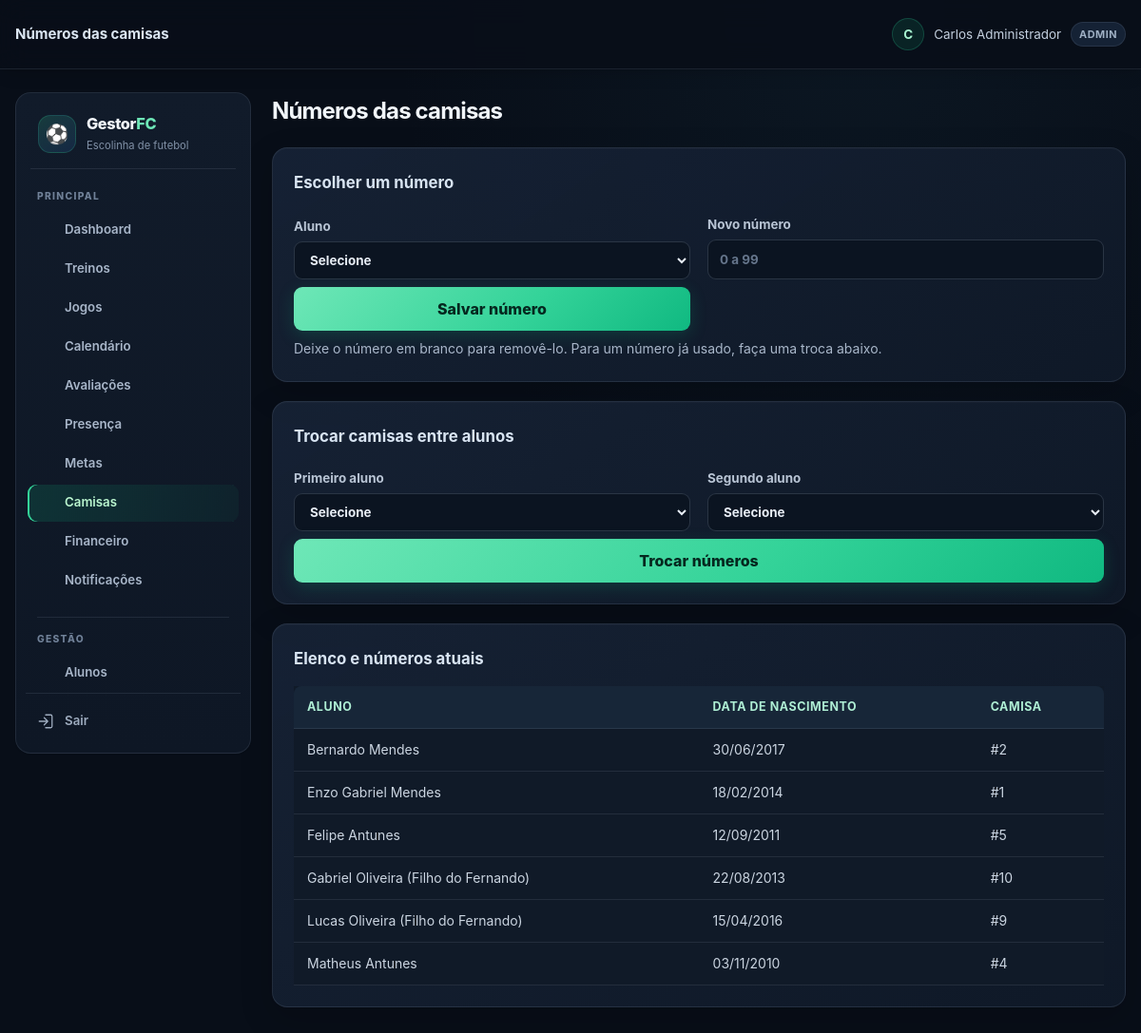
The page /camisas.php (signed in) on the database its author committed.
### tables this page shows
CREATE TABLE TB_ALUNO (
    COD_ALUNO INT AUTO_INCREMENT PRIMARY KEY,
    COD_ESCOLINHA INT NOT NULL,
    COD_RESPONSAVEL INT NOT NULL,
    COD_USUARIO INT NULL UNIQUE,
    NOME VARCHAR(100) NOT NULL,
    DATA_NASCIMENTO DATE NOT NULL,
    POSICAO VARCHAR(30) DEFAULT 'Meio-Campo',
    NUMERO_CAMISA INT NULL,
    STATUS ENUM('ATIVO', 'INATIVO', 'PENDENTE') DEFAULT 'ATIVO',
    NUMERO_CAMISA_ATIVO INT GENERATED ALWAYS AS (CASE WHEN STATUS = 'ATIVO' THEN NUMERO_CAMISA END) STORED,
    UNIQUE KEY UQ_ALUNO_CAMISA_ATIVA (COD_ESCOLINHA, NUMERO_CAMISA_ATIVO),
    DATA_MATRICULA DATE DEFAULT (CURRENT_DATE),
    OBSERVACOES_MEDICAS TEXT NULL,
    CRIADO_EM TIMESTAMP DEFAULT CURRENT_TIMESTAMP,
    FOREIGN KEY (COD_ESCOLINHA) REFERENCES TB_ESCOLINHA(COD_ESCOLINHA) ON DELETE CASCADE,
    FOREIGN KEY (COD_RESPONSAVEL) REFERENCES TB_RESPONSAVEL(COD_RESPONSAVEL) ON DELETE RESTRICT,
    FOREIGN KEY (COD_USUARIO) REFERENCES TB_USUARIO(COD_USUARIO) ON DELETE SET NULL
);

### includes/helpers.php (called while the page is built, shortened)
<?php
function e($value) {
    return htmlspecialchars((string) $value, ENT_QUOTES, 'UTF-8');
}

### camisas.php (the view, shortened to what this page needs)
<?php
require_once __DIR__ . '/includes/layout.php';
$db = getDB();
$escolinha = currentEscolinhaId();
$consulta = $db->prepare('SELECT COD_ALUNO, NOME, DATA_NASCIMENTO, NUMERO_CAMISA FROM TB_ALUNO WHERE COD_ESCOLINHA = ? ORDER BY NOME');
$consulta->execute([$escolinha]);
$alunos = $consulta->fetchAll();
?>
<section class="rounded-2xl border border-slate-200 bg-white p-5 shadow-sm">
    <h2 class="mb-4 text-lg font-bold text-emerald-950">Escolher um número</h2>
    <form method="post" action="camisas.php<?= isset($_GET['mini']) ? '?mini=1' : '' ?>" class="grid gap-4 sm:grid-cols-[1fr_180px_auto] sm:items-end">
        <label>Aluno<select name="aluno" required><option value="">Selecione</option></select></label>
        <label>Novo número<input type="number" name="numero" min="0" max="99" placeholder="0 a 99"></label>
        <button class="botao-principal rounded-lg bg-amber-400 px-4 py-2 font-semibold text-emerald-950 shadow-sm transition hover:bg-amber-300" type="submit">Salvar número</button>
    </form>
    <p class="mt-2 text-sm text-slate-500">Deixe o número em branco para removê-lo. Para um número já usado, faça uma troca abaixo.</p>
</section>
<section class="rounded-2xl border border-slate-200 bg-white p-5 shadow-sm">
    <h2 class="mb-4 text-lg font-bold text-emerald-950">Trocar camisas entre alunos</h2>
    <form method="post" action="camisas.php<?= isset($_GET['mini']) ? '?mini=1' : '' ?>" class="grid gap-4 sm:grid-cols-2">
        <label>Primeiro aluno<select name="primeiro_aluno" required><option value="">Selecione</option></select></label>
        <label>Segundo aluno<select name="segundo_aluno" required><option value="">Selecione</option></select></label>
        <button class="botao-principal rounded-lg bg-amber-400 px-4 py-2 font-semibold text-emerald-950 shadow-sm transition hover:bg-amber-300 sm:col-span-2" type="submit">Trocar números</button>
    </form>
</section>
<section class="overflow-x-auto rounded-2xl border border-slate-200 bg-white p-5 shadow-sm">
    <h2 class="mb-4 text-lg font-bold text-emerald-950">Elenco e números atuais</h2>
    <table class="w-full text-left text-sm">
        <thead><tr><th>Aluno</th><th>Data de nascimento</th><th>Camisa</th></tr></thead>
        <tbody><?php foreach ($alunos as $aluno): ?><tr><td><?= e($aluno['NOME']) ?></td><td><?= e(date('d/m/Y', strtotime($aluno['DATA_NASCIMENTO']))) ?></td><td><?= $aluno['NUMERO_CAMISA'] === null ? 'Sem número' : '#' . (int) $aluno['NUMERO_CAMISA'] ?></td></tr><?php endforeach; ?></tbody>
    </table>
</section>

### rows shown on the page
tb_aluno: NOME "Bernardo Mendes", DATA_NASCIMENTO "30/06/2017", NUMERO_CAMISA "2"
tb_aluno: NOME "Enzo Gabriel Mendes", DATA_NASCIMENTO "18/02/2014", NUMERO_CAMISA "1"
tb_aluno: NOME "Felipe Antunes", DATA_NASCIMENTO "12/09/2011", NUMERO_CAMISA "5"
tb_aluno: NOME "Gabriel Oliveira (Filho do Fernando)", DATA_NASCIMENTO "22/08/2013", NUMERO_CAMISA "10"
tb_aluno: NOME "Lucas Oliveira (Filho do Fernando)", DATA_NASCIMENTO "15/04/2016", NUMERO_CAMISA "9"
tb_aluno: NOME "Matheus Antunes", DATA_NASCIMENTO "03/11/2010", NUMERO_CAMISA "4"

### other values the page prints
$title "Números das camisas"
$_SESSION['username'] "Carlos Administrador"
$_SESSION['user_role'] "ADMIN"
$label "Dashboard Treinos Jogos Calendário Avaliações Presença Metas Camisas Financeiro Notificações Alunos"
